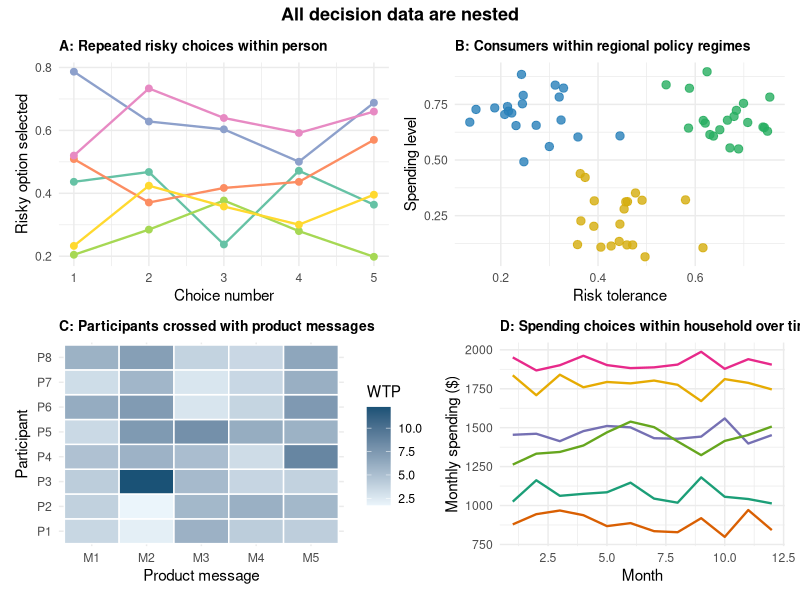

Generate this figure with R:
## ---- chunk 1
#| echo: false
#| message: false
#| warning: false
#| fig-width: 9
#| fig-height: 7

library(ggplot2)
library(patchwork)

set.seed(123)

# Panel A: Repeated risky choices within person
n_persons_A <- 6
n_choices_A <- 5
df_A <- data.frame(
  person = rep(paste0("P", 1:n_persons_A), each = n_choices_A),
  choice_num = rep(1:n_choices_A, times = n_persons_A),
  response = unlist(lapply(1:n_persons_A, function(i) {
    base <- runif(1, 0.2, 0.8)
    base + rnorm(n_choices_A, 0, 0.08)
  }))
)
df_A$response <- pmin(pmax(df_A$response, 0.05), 0.95)

p_A <- ggplot(df_A, aes(x = choice_num, y = response, group = person, color = person)) +
  geom_line(linewidth = 0.8) +
  geom_point(size = 2) +
  scale_color_brewer(palette = "Set2") +
  labs(
    title = "A: Repeated risky choices within person",
    x = "Choice number", y = "Risky option selected"
  ) +
  theme_minimal(base_size = 11) +
  theme(legend.position = "none",
        plot.title = element_text(size = 10, face = "bold"))

# Panel B: Consumers within regional policy regimes
n_regions <- 3
n_per_region <- 20
region_centers <- data.frame(
  region = paste0("Region ", LETTERS[1:n_regions]),
  cx = c(0.25, 0.65, 0.45),
  cy = c(0.7, 0.7, 0.25),
  fill = c("#AED6F1", "#A9DFBF", "#F9E79F")
)
df_B <- do.call(rbind, lapply(1:n_regions, function(i) {
  data.frame(
    region = region_centers$region[i],
    x = rnorm(n_per_region, region_centers$cx[i], 0.09),
    y = rnorm(n_per_region, region_centers$cy[i], 0.09)
  )
}))

p_B <- ggplot(df_B, aes(x = x, y = y, color = region)) +
  geom_point(size = 2.5, alpha = 0.8) +
  scale_color_manual(values = c("#2980B9", "#27AE60", "#D4AC0D")) +
  labs(
    title = "B: Consumers within regional policy regimes",
    x = "Risk tolerance", y = "Spending level"
  ) +
  theme_minimal(base_size = 11) +
  theme(legend.position = "none",
        plot.title = element_text(size = 10, face = "bold"))

# Panel C: Participants crossed with product messages (heatmap)
n_part <- 8
n_msg <- 5
df_C <- expand.grid(
  participant = paste0("P", 1:n_part),
  message = paste0("M", 1:n_msg)
)
df_C$wtp <- rnorm(nrow(df_C), 5, 1.5) +
  rep(rnorm(n_part, 0, 0.8), each = n_msg) +
  rep(rnorm(n_msg, 0, 0.6), times = n_part)

p_C <- ggplot(df_C, aes(x = message, y = participant, fill = wtp)) +
  geom_tile(color = "white", linewidth = 0.5) +
  scale_fill_gradient(low = "#EBF5FB", high = "#1A5276", name = "WTP") +
  labs(
    title = "C: Participants crossed with product messages",
    x = "Product message", y = "Participant"
  ) +
  theme_minimal(base_size = 11) +
  theme(plot.title = element_text(size = 10, face = "bold"),
        legend.key.height = unit(0.5, "cm"))

# Panel D: Spending choices within household over time
n_hh <- 6
n_months <- 12
df_D <- do.call(rbind, lapply(1:n_hh, function(i) {
  baseline <- runif(1, 800, 2000)
  trend <- runif(1, -10, 15)
  data.frame(
    household = paste0("HH", i),
    month = 1:n_months,
    spending = baseline + trend * (1:n_months) + rnorm(n_months, 0, 60)
  )
}))

p_D <- ggplot(df_D, aes(x = month, y = spending, group = household, color = household)) +
  geom_line(linewidth = 0.8) +
  scale_color_brewer(palette = "Dark2") +
  labs(
    title = "D: Spending choices within household over time",
    x = "Month", y = "Monthly spending ($)"
  ) +
  theme_minimal(base_size = 11) +
  theme(legend.position = "none",
        plot.title = element_text(size = 10, face = "bold"))

(p_A | p_B) / (p_C | p_D) +
  plot_annotation(
    title = "All decision data are nested",
    theme = theme(plot.title = element_text(size = 13, face = "bold", hjust = 0.5))
  )
